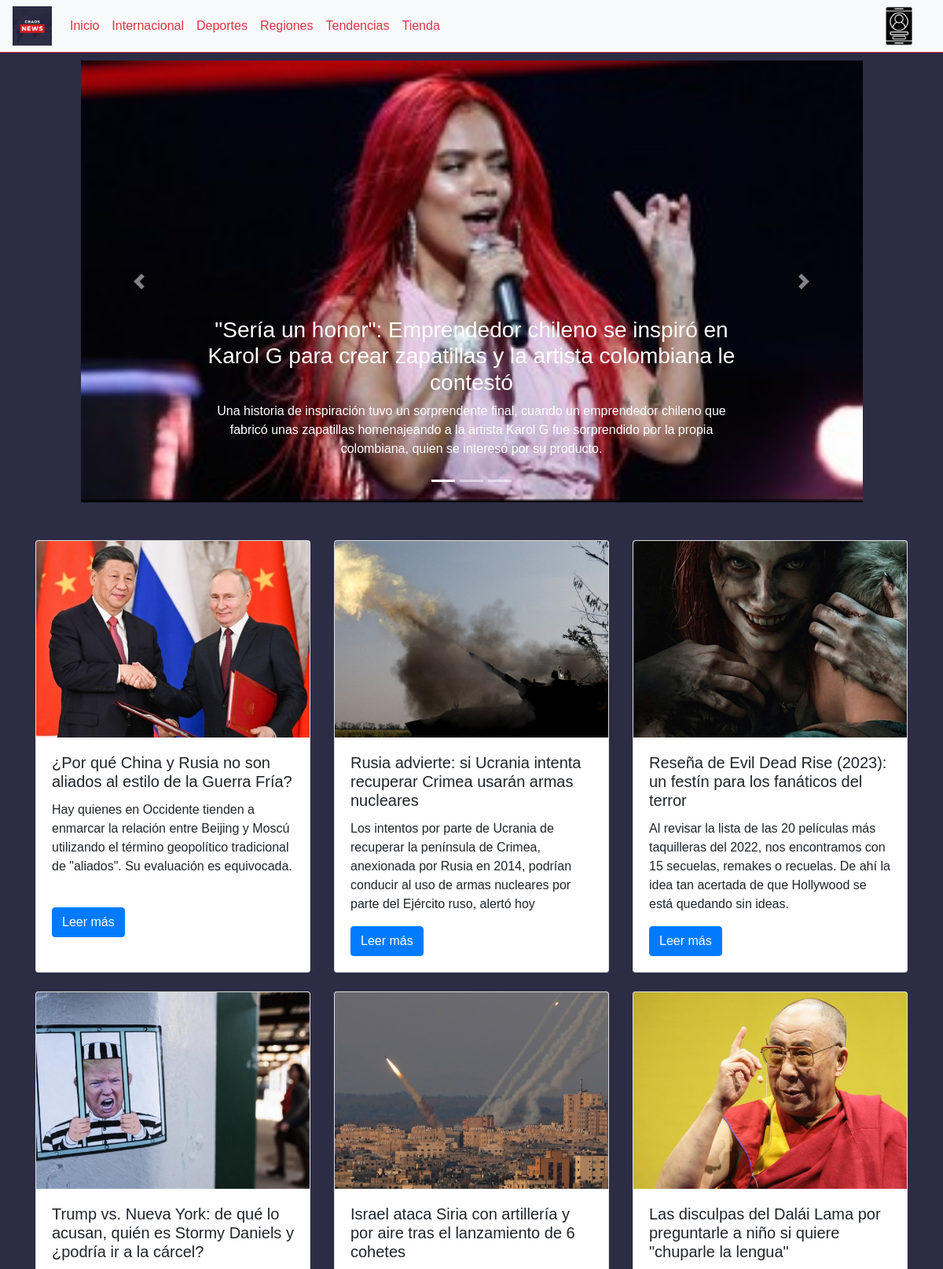
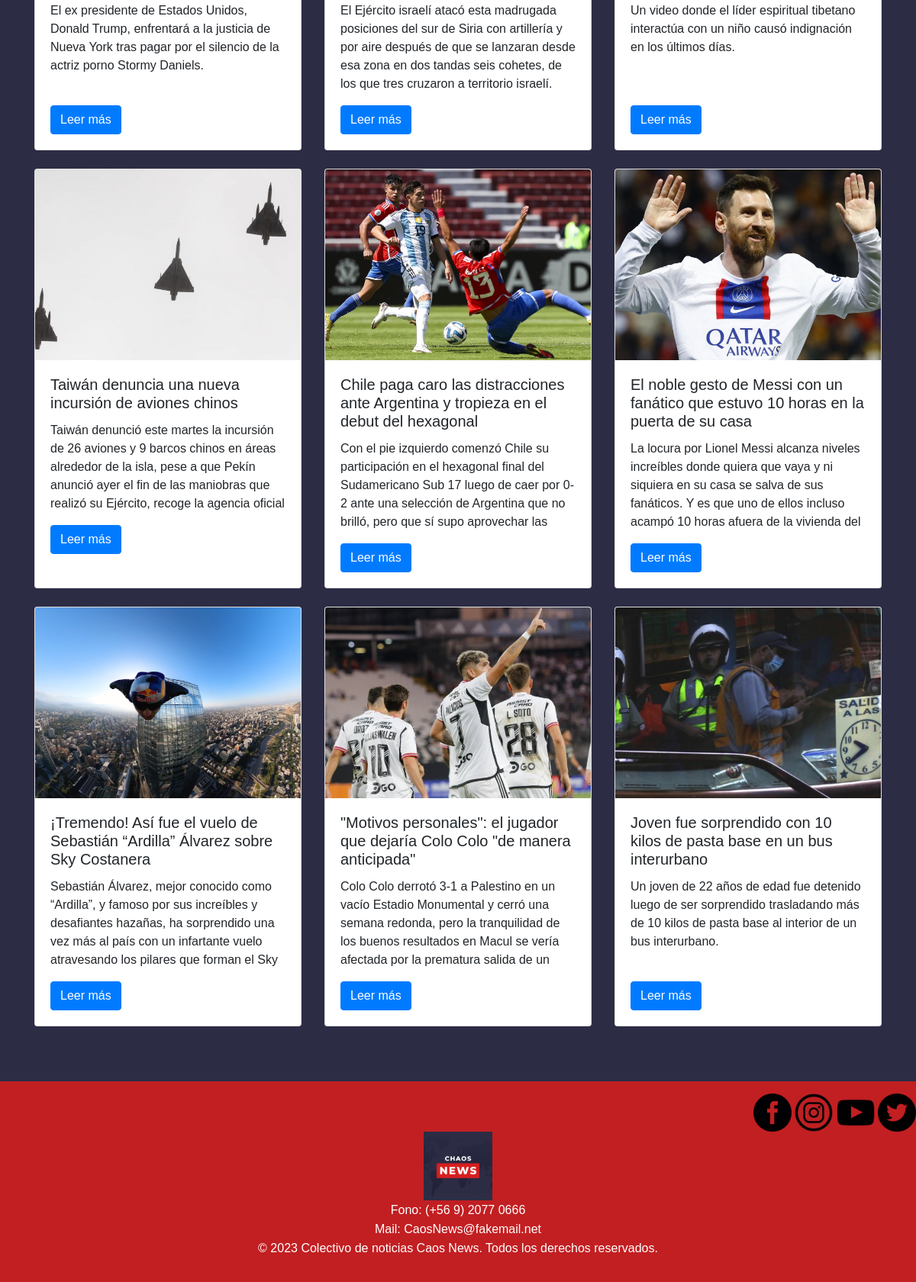
The app's page /noticias/index with its own data (2 pictures, top to bottom).
### noticias/models.py (models this page shows, shortened)
class Noticia(models.Model):
    id_noticia              =models.AutoField(db_column='idNoticia', primary_key=True)
    titular                 =models.CharField(max_length=500)
    subtitulo               =models.CharField(max_length=500)
    entradilla              =models.CharField(max_length=5000)
    cuerpo_noticia          =models.CharField(max_length=10000)
    fecha_noticia           =models.DateField(blank=False, null=False)
    imagen_noticia          =models.ImageField(upload_to="noticias", null=True)
    id_tipo                 =models.ForeignKey('Tipo_noticia' ,on_delete=models.CASCADE, db_column='id_tipo')
    num_subtipo_noticia     =models.IntegerField()

### noticias/views.py (the view)
# urls.py: path('index',views.index, name='index'),
def index(request):
    noticias = Noticia.objects.order_by('fecha_noticia')[:12]
    ultimas =Noticia.objects.order_by('-fecha_noticia')[:3]
    context={
        'noticias' : noticias,
        'ultimas' : ultimas
    }
    return render(request, 'noticias/index.html', context)

### noticias/templates/noticias/index.html (shortened to what this page needs)
<!DOCTYPE html>
{% load static %}
<html lang="es">
<head>
    <link rel="stylesheet" href="https://cdn.jsdelivr.net/npm/bootstrap@4.6.2/dist/css/bootstrap.min.css">
    <link rel="stylesheet" href="{% static 'noticias/css/Style.css' %}">
</head>
<body class="fondo">
    <nav class="navbar navbar-expand-md navbar-light bg-light border-bottom border-danger">
        <a href="{% url 'index' %}"><img src="{% static 'noticias/img/logo_chaos.png' %}" alt="Logo" width="50" height="50"></a>
        <div class="row">
            <div class="col-12">
                <div class="collapse navbar-collapse col-1" id="navbarNav">
                    <ul class="navbar-nav ml-auto">
                        <li class="nav-item">
                            <a class="nav-link text-danger" href="{% url 'index' %}">Inicio</a>
                        </li>
                        <li class="nav-item">
                            <a class="nav-link text-danger" href="{% url 'internacional' %}">Internacional</a>
                        </li>
                        <li class="nav-item">
                            <a class="nav-link text-danger" href="{% url 'deportes' %}">Deportes</a>
                        </li>
                        <li class="nav-item">
                            <a class="nav-link text-danger" href="{% url 'regiones' %}">Regiones</a>
                        </li>
                        <li class="nav-item">
                            <a class="nav-link text-danger" href="{% url 'tendencias' %}">Tendencias</a>
                        </li>
                        <li class="nav-item">
                            <a class="nav-link text-danger" href="{% url 'Tienda' %}">Tienda</a>
                        </li>
                    </ul>
                </div>
            </div>
        </div>
        <div class="col-2 ml-auto ini">
            <a href="{% url 'login' %}">
            <img title="Iniciar secion" src="{% static 'noticias/img/perfil.png' %}" alt="Iniciar sesión" width="50" height="50">
            </a>
        </div>
    </nav>
    <div class="row carrousel">
        <div class="col-1"></div>
        <div class="col-10">
            <div id="carouselExampleCaptions" class="logo_inter carousel slide" data-ride="carousel">
                <ol class="carousel-indicators">
                    {% for noticia in ultimas %}
                        <li data-target="#carouselExampleCaptions" data-slide-to="{{ forloop.counter0 }}" {% if forloop.first %}class="active"{% endif %}></li>
                    {% endfor %}
                </ol>
                <div class="carousel-inner">
                    {% for noticia in ultimas %}
                        <div class="carousel-item {% if forloop.first %}active{% endif %}">
                            <a href="noticia1.html"><img src="{{ noticia.imagen_noticia.url }}" class="d-block w-100 carrousel-img img-fluid" alt="noticia"></a>
                            <div class="carousel-caption d-none d-md-block">
                                <h3>{{ noticia.titular }}</h3>
                                <p>{{ noticia.entradilla }}</p>
                            </div>
                        </div>
                    {% endfor %}
                </div>
                <button class="carousel-control-prev" type="button" data-target="#carouselExampleCaptions" data-slide="prev">
                  <span class="carousel-control-prev-icon" aria-hidden="true"></span>
                </button>
                <button class="carousel-control-next" type="button" data-target="#carouselExampleCaptions" data-slide="next">
                  <span class="carousel-control-next-icon" aria-hidden="true"></span>
                </button>
            </div>
        </div>
        <div class="col-1"></div>
    </div>
    <section class="container my-5">
        <div class="row mt-5">
            {% for noticia in noticias %}
                <div class="col-lg-4 mb-4">
                    <div class="card h-100">
                        <img src="{{ noticia.imagen_noticia.url }}" class="card-img-top img_tarjeta" alt="noticia">
                        <div class="card-body">
                            <h5 class="card-title">{{ noticia.titular }}</h5>
                            <p class="card-text text_tarjetas">{{ noticia.entradilla }}</p>
                            <a href="./noticias regiones/regiones_n1centro.html" class="btn btn-primary btn-read-more">Leer más</a>
                        </div>
                    </div>
                </div>
            {% endfor %}
        </div>
    </section>
    <footer class="pie text-center py-3">
        <div class="enlaces">
            <a href="https://es-la.facebook.com/" target="_blank"><img src="{% static 'noticias/img/facebook.png' %}" alt="facebook logo" width="50" height="50"></a>
            <a href="https://www.instagram.com/" target="_blank"><img src="{% static 'noticias/img/instagram.webp' %}" alt="facebook logo" width="50" height="50"></a>
            <a href="https://www.youtube.com/" target="_blank"><img src="{% static 'noticias/img/Youtube.png' %}" alt="youtube logo" width="50" height="50"></a>
            <a href="https://twitter.com/home" target="_blank"><img src="{% static 'noticias/img/twitter.png' %}" alt="facebook logo" width="50" height="50"></a>
        </div>
        <img src="{% static 'noticias/img/logo_chaos.png' %}" alt="Logo" width="90" height="90">
        <p class="parrafo_footer">Fono: (+56 9) 2077 0666</p>
        <p class="parrafo_footer">Mail: CaosNews@fakemail.net</p>
        <p>© 2023 Colectivo de noticias Caos News. Todos los derechos reservados.</p>
    </footer>
</body>
</html>

### noticias/static/noticias/css/Style.css (style rules this page uses)
.fondo { background-color: rgb(44, 44, 69); font-family: helvetica; }
.pie { background-color: rgb(194, 31, 34); color: rgb(255, 255, 255); }
.enlaces { text-align: right; }
.parrafo_footer { margin-top: 1px; margin-bottom: 1px; }
.logo_inter { text-align: center; }
.carrousel-img { width: 100px; height: auto; object-fit: contain; }
.carrousel { margin-top: 10px; }
.text_tarjetas { height: 120px; overflow: hidden; text-overflow: ellipsis; }
.img_tarjeta { height: 250px; object-fit: cover; }
.ini { text-align: right; }

### records on screen
Noticia: imagen_noticia (picture), titular "\"Sería un honor\": Emprendedor chileno se inspiró en Karol G para crear zapatillas y la artista colombiana le contestó", entradilla "Una historia de inspiración tuvo un sorprendente final, cuando un emprendedor chileno que fabricó unas zapatillas homenajeando a la artista Karol G fue sorprendido por la propia colombiana, quien se interesó por su producto."
Noticia: imagen_noticia (picture), titular "¿Por qué China y Rusia no son aliados al estilo de la Guerra Fría?", entradilla "Hay quienes en Occidente tienden a enmarcar la relación entre Beijing y Moscú utilizando el término geopolítico tradicional de \"aliados\". Su evaluación es equivocada."
Noticia: imagen_noticia (picture), titular "Rusia advierte: si Ucrania intenta recuperar Crimea usarán armas nucleares", entradilla "Los intentos por parte de Ucrania de recuperar la península de Crimea, anexionada por Rusia en 2014, podrían conducir al uso de armas nucleares por parte del Ejército ruso, alertó hoy…"
Noticia: imagen_noticia (picture), titular "Reseña de Evil Dead Rise (2023): un festín para los fanáticos del terror", entradilla "Al revisar la lista de las 20 películas más taquilleras del 2022, nos encontramos con 15 secuelas, remakes o recuelas. De ahí la idea tan acertada de que Hollywood se está quedando sin ideas."
Noticia: imagen_noticia (picture), titular "Trump vs. Nueva York: de qué lo acusan, quién es Stormy Daniels y ¿podría ir a la cárcel?", entradilla "El ex presidente de Estados Unidos, Donald Trump, enfrentará a la justicia de Nueva York tras pagar por el silencio de la actriz porno Stormy Daniels."
Noticia: imagen_noticia (picture), titular "Israel ataca Siria con artillería y por aire tras el lanzamiento de 6 cohetes", entradilla "El Ejército israelí atacó esta madrugada posiciones del sur de Siria con artillería y por aire después de que se lanzaran desde esa zona en dos tandas seis cohetes, de los que tres cruzaron a territorio israelí."
Noticia: imagen_noticia (picture), titular "Las disculpas del Dalái Lama por preguntarle a niño si quiere \"chuparle la lengua\"", entradilla "Un video donde el líder espiritual tibetano interactúa con un niño causó indignación en los últimos días."
Noticia: imagen_noticia (picture), titular "Taiwán denuncia una nueva incursión de aviones chinos", entradilla "Taiwán denunció este martes la incursión de 26 aviones y 9 barcos chinos en áreas alrededor de la isla, pese a que Pekín anunció ayer el fin de las maniobras que realizó su Ejército, recoge la agencia oficial…"
Noticia: imagen_noticia (picture), titular "Chile paga caro las distracciones ante Argentina y tropieza en el debut del hexagonal", entradilla "Con el pie izquierdo comenzó Chile su participación en el hexagonal final del Sudamericano Sub 17 luego de caer por 0-2 ante una selección de Argentina que no brilló, pero que sí supo aprovechar las…"
Noticia: imagen_noticia (picture), titular "El noble gesto de Messi con un fanático que estuvo 10 horas en la puerta de su casa", entradilla "La locura por Lionel Messi alcanza niveles increíbles donde quiera que vaya y ni siquiera en su casa se salva de sus fanáticos. Y es que uno de ellos incluso acampó 10 horas afuera de la vivienda del…"
Noticia: imagen_noticia (picture), titular "¡Tremendo! Así fue el vuelo de Sebastián “Ardilla” Álvarez sobre Sky Costanera", entradilla "Sebastián Álvarez, mejor conocido como “Ardilla”, y famoso por sus increíbles y desafiantes hazañas, ha sorprendido una vez más al país con un infartante vuelo atravesando los pilares que forman el Sky…"
Noticia: imagen_noticia (picture), titular "\"Motivos personales\": el jugador que dejaría Colo Colo \"de manera anticipada\"", entradilla "Colo Colo derrotó 3-1 a Palestino en un vacío Estadio Monumental y cerró una semana redonda, pero la tranquilidad de los buenos resultados en Macul se vería afectada por la prematura salida de un…"
Noticia: imagen_noticia (picture), titular "Joven fue sorprendido con 10 kilos de pasta base en un bus interurbano", entradilla "Un joven de 22 años de edad fue detenido luego de ser sorprendido trasladando más de 10 kilos de pasta base al interior de un bus interurbano."
